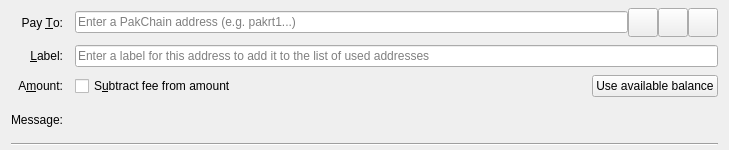
<?xml version="1.0" encoding="UTF-8"?>
<ui version="4.0">
 <class>SendCoinsEntry</class>
 <widget class="QWidget" name="SendCoinsEntry">
  <property name="geometry">
   <rect>
    <x>0</x>
    <y>0</y>
    <width>729</width>
    <height>150</height>
   </rect>
  </property>
  <property name="focusPolicy">
   <enum>Qt::TabFocus</enum>
  </property>
  <property name="autoFillBackground">
   <bool>false</bool>
  </property>
  <layout class="QGridLayout" name="gridLayout">
   <property name="topMargin">
    <number>8</number>
   </property>
   <property name="bottomMargin">
    <number>4</number>
   </property>
   <property name="horizontalSpacing">
    <number>12</number>
   </property>
   <property name="verticalSpacing">
    <number>8</number>
   </property>
   <item row="0" column="0">
    <widget class="QLabel" name="payToLabel">
     <property name="text">
      <string>Pay &amp;To:</string>
     </property>
     <property name="alignment">
      <set>Qt::AlignRight|Qt::AlignTrailing|Qt::AlignVCenter</set>
     </property>
     <property name="buddy">
      <cstring>payTo</cstring>
     </property>
    </widget>
   </item>
   <item row="0" column="1">
    <layout class="QHBoxLayout" name="payToLayout">
     <property name="spacing">
      <number>0</number>
     </property>
     <item>
      <widget class="QValidatedLineEdit" name="payTo">
       <property name="toolTip">
        <string>The PakChain address to send the payment to</string>
       </property>
       <property name="placeholderText">
        <string>Enter a PakChain address (e.g. pakrt1...)</string>
       </property>
      </widget>
     </item>
     <item>
      <widget class="QToolButton" name="addressBookButton">
       <property name="toolTip">
        <string>Choose previously used address</string>
       </property>
       <property name="text">
        <string/>
       </property>
       <property name="icon">
        <iconset resource="../bitcoin.qrc">
         <normaloff>:/icons/address-book</normaloff>:/icons/address-book</iconset>
       </property>
       <property name="iconSize">
        <size>
         <width>22</width>
         <height>22</height>
        </size>
       </property>
       <property name="shortcut">
        <string>Alt+A</string>
       </property>
      </widget>
     </item>
     <item>
      <widget class="QToolButton" name="pasteButton">
       <property name="toolTip">
        <string>Paste address from clipboard</string>
       </property>
       <property name="text">
        <string/>
       </property>
       <property name="icon">
        <iconset resource="../bitcoin.qrc">
         <normaloff>:/icons/editpaste</normaloff>:/icons/editpaste</iconset>
       </property>
       <property name="iconSize">
        <size>
         <width>22</width>
         <height>22</height>
        </size>
       </property>
       <property name="shortcut">
        <string>Alt+P</string>
       </property>
      </widget>
     </item>
     <item>
      <widget class="QToolButton" name="deleteButton">
       <property name="toolTip">
        <string>Remove this entry</string>
       </property>
       <property name="text">
        <string/>
       </property>
       <property name="icon">
        <iconset resource="../bitcoin.qrc">
         <normaloff>:/icons/remove</normaloff>:/icons/remove</iconset>
       </property>
       <property name="iconSize">
        <size>
         <width>22</width>
         <height>22</height>
        </size>
       </property>
      </widget>
     </item>
    </layout>
   </item>
   <item row="1" column="0">
    <widget class="QLabel" name="labellLabel">
     <property name="text">
      <string>&amp;Label:</string>
     </property>
     <property name="alignment">
      <set>Qt::AlignRight|Qt::AlignTrailing|Qt::AlignVCenter</set>
     </property>
     <property name="buddy">
      <cstring>addAsLabel</cstring>
     </property>
    </widget>
   </item>
   <item row="1" column="1">
    <widget class="QLineEdit" name="addAsLabel">
     <property name="toolTip">
      <string>Enter a label for this address to add it to the list of used addresses</string>
     </property>
     <property name="placeholderText">
      <string>Enter a label for this address to add it to the list of used addresses</string>
     </property>
    </widget>
   </item>
   <item row="2" column="0">
    <widget class="QLabel" name="amountLabel">
     <property name="text">
      <string>A&amp;mount:</string>
     </property>
     <property name="alignment">
      <set>Qt::AlignRight|Qt::AlignTrailing|Qt::AlignVCenter</set>
     </property>
     <property name="buddy">
      <cstring>payAmount</cstring>
     </property>
    </widget>
   </item>
   <item row="2" column="1">
    <layout class="QHBoxLayout" name="horizontalLayoutAmount" stretch="0,1,0">
     <item>
      <widget class="BitcoinAmountField" name="payAmount" native="true">
       <property name="toolTip">
        <string>The amount to send in the selected unit</string>
       </property>
      </widget>
     </item>
     <item>
      <widget class="QCheckBox" name="checkboxSubtractFeeFromAmount">
       <property name="toolTip">
        <string>The fee will be deducted from the amount being sent. The recipient will receive less pkc than you enter in the amount field. If multiple recipients are selected, the fee is split equally.</string>
       </property>
       <property name="text">
        <string>S&amp;ubtract fee from amount</string>
       </property>
      </widget>
     </item>
     <item>
      <widget class="QPushButton" name="useAvailableBalanceButton">
       <property name="text">
        <string>Use available balance</string>
       </property>
      </widget>
     </item>
    </layout>
   </item>
   <item row="3" column="0">
    <widget class="QLabel" name="messageLabel">
     <property name="text">
      <string>Message:</string>
     </property>
     <property name="alignment">
      <set>Qt::AlignRight|Qt::AlignTrailing|Qt::AlignVCenter</set>
     </property>
    </widget>
   </item>
   <item row="3" column="1">
    <widget class="QLabel" name="messageTextLabel">
     <property name="toolTip">
      <string>A message that was attached to the pakchain: URI which will be stored with the transaction for your reference. Note: This message will not be sent over the PakChain network.</string>
     </property>
     <property name="textFormat">
      <enum>Qt::PlainText</enum>
     </property>
    </widget>
   </item>
   <item row="4" column="0" colspan="2">
    <widget class="Line" name="line">
     <property name="orientation">
      <enum>Qt::Horizontal</enum>
     </property>
    </widget>
   </item>
  </layout>
 </widget>
 <customwidgets>
  <customwidget>
   <class>QValidatedLineEdit</class>
   <extends>QLineEdit</extends>
   <header>qt/qvalidatedlineedit.h</header>
  </customwidget>
  <customwidget>
   <class>BitcoinAmountField</class>
   <extends>QWidget</extends>
   <header>qt/bitcoinamountfield.h</header>
   <container>1</container>
  </customwidget>
 </customwidgets>
 <tabstops>
  <tabstop>payTo</tabstop>
  <tabstop>addressBookButton</tabstop>
  <tabstop>pasteButton</tabstop>
  <tabstop>deleteButton</tabstop>
  <tabstop>addAsLabel</tabstop>
  <tabstop>payAmount</tabstop>
 </tabstops>
 <resources>
  <include location="../bitcoin.qrc"/>
 </resources>
 <connections/>
</ui>
